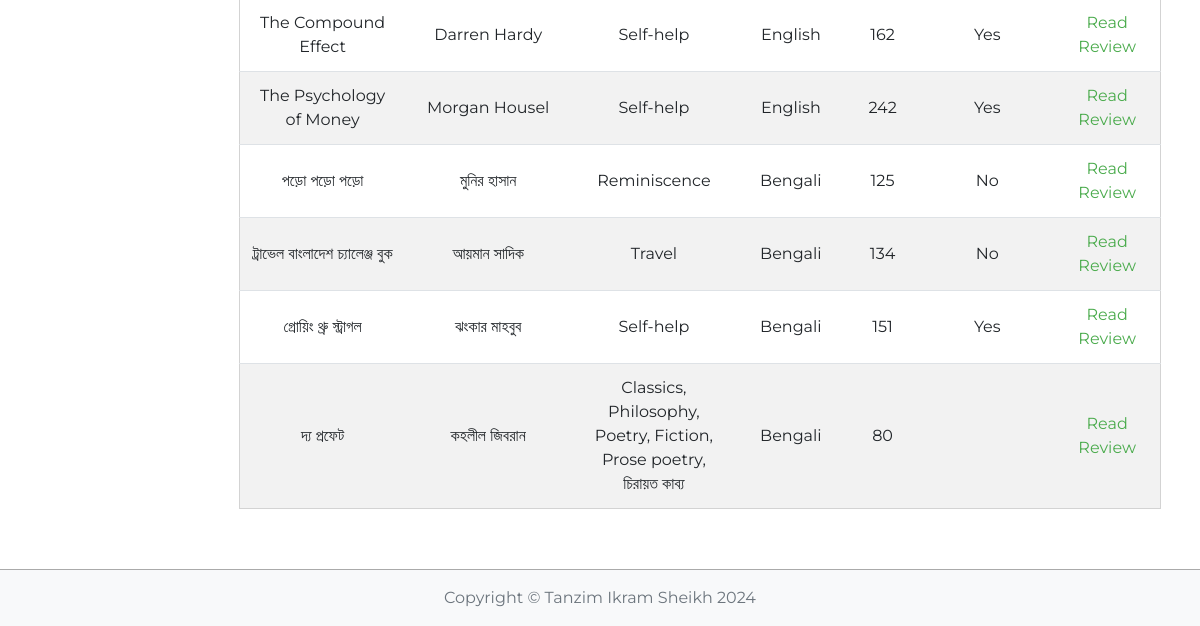
Before: /view_all_books (signed in, lower part) with the older database file.
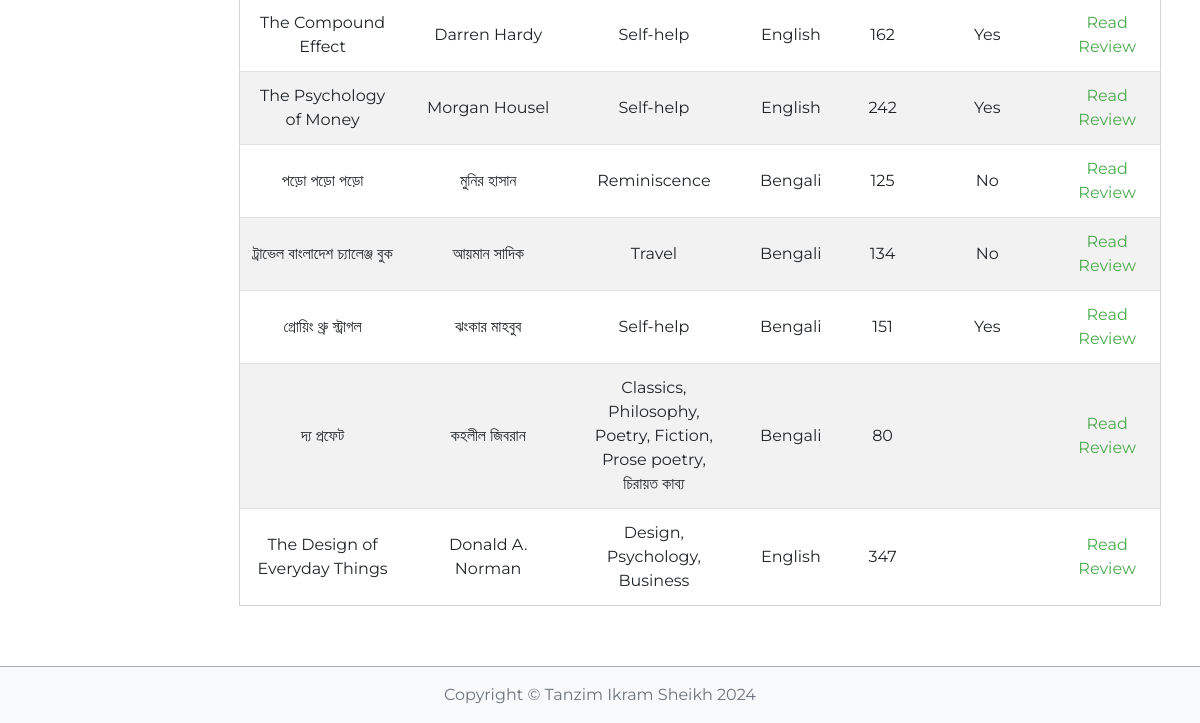
After: the same page with the newer database file.
### server.py (models this page shows, shortened)
class Book(db.Model):
    id = db.Column(db.Integer, primary_key=True)
    title = db.Column(db.String(250), unique=True, nullable=False)
    author_name = db.Column(db.String(250), nullable=False)
    genre = db.Column(db.String(500), nullable=False)
    language = db.Column(db.String(250), nullable=True)
    page_num = db.Column(db.Integer, nullable=True)
    read_unread = db.Column(db.String(250), nullable=True)
    review = db.Column(db.String(1000), nullable=True)
    img_url = db.Column(db.String(250), nullable=True)

### server.py (the view)
@app.route('/view_all_books')
@login_required
def view_all_books():
    current_username = current_user.username
    all_books = Book.query.order_by(Book.id.asc()).all()
    return render_template("view_all_books.html", books=all_books, username=current_username,
                           logged_in=current_user.is_authenticated)

### server.py (called while the page is built)
@login_manager.user_loader
def load_user(user_id):
    return User.query.get(int(user_id))

### templates/view_all_books.html (shortened to what this page needs)
{% include "dashboard_header.html" %}
    <div class="container-fluid">
        <div class="row">
            <main role="main" class="col-md-9 ml-sm-auto col-lg-10 px-md-4">
                <div id="container-table" class="container mt-5">
                    <table class="table">
                        <tbody>
                            {% for book in books %}
                            <tr class="table-row">
                                <td>{{ book.title }}</td>
                                <td>{{ book.author_name }}</td>
                                <td>{{ book.genre }}</td>
                                <td>{{ book.language }}</td>
                                <td>{{ book.page_num }}</td>
                                <td>{{ book.read_unread }}</td>
                                <td><a href="{{ url_for('book_review', id=book.id) }}">Read Review</a></td>
                            </tr>
                            {% endfor %}
                        </tbody>
                    </table>
                </div>
            </main>
        </div>
    </div>
    {% include "footer.html" %}
</body>
</html>

### templates/dashboard_header.html (shortened to what this page needs)
<!DOCTYPE html>
<html lang="en">
<head>
    <link href="https://maxcdn.bootstrapcdn.com/bootstrap/4.5.2/css/bootstrap.min.css" rel="stylesheet">
    <link href="static/css/dashboard.css" rel="stylesheet" />
</head>
<body>

### templates/footer.html (shortened to what this page needs)
<footer class="footer mt-auto py-3 bg-light">
    <div class="container text-center">
        <span class="copyright text-muted">Copyright &copy; Tanzim Ikram Sheikh 2024</span>
    </div>
</footer>

### static/css/dashboard.css (style rules this page uses)
body { display: flex; flex-direction: column; min-height: 100vh; font-family: "Montserrat", sans-serif; }
main { flex-grow: 1; margin: 30px 0; }
footer { z-index: 1030; }
body { display: flex; flex-direction: column; min-height: 100vh; }
.table { width: 100%; border: 1px solid #d3d3d3; }
tr:nth-child(even) { background-color: #f2f2f2; }
#container-table { margin-bottom: 30px; }
.footer { border-top: 1px solid #aaaaaa; }

Changed rows visible on the page:
added Book: title "The Design of Everyday Things", author_name "Donald A. Norman", genre "Design, Psychology, Business", language "English", page_num "347"
